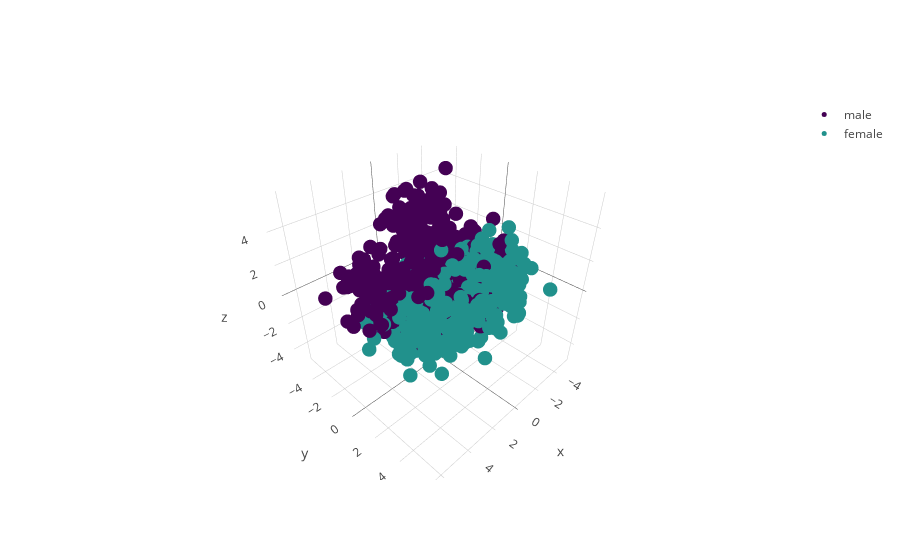

Notebook code cell kept with this figure:
### Code cell
# by gender
traces_for_plot_unique_sex = []
for key, value in sex_num.items():
    df = doc_vec_unique_id_df[doc_vec_unique_id_df['sex'] == value]
    traces_for_plot_unique_sex.append(df)

traces_unique_gender = []
for trace in traces_for_plot_unique_sex:
    trace1 = go.Scatter3d(
    x = trace['x'],
    y = trace['y'],
    z = trace['z'],
    mode='markers',
    name = genders[trace['sex'].values[0]],
    marker=dict(
        size=5,
        color= 'rgba' + str(cmap_sex[(trace['sex'].values[0])]),
    )
    )
    traces_unique_gender.append(trace1)

layout = go.Layout(showlegend=True)
# # Make a figure object
fig = go.Figure(data= traces_unique_gender, layout = layout)

# Send to Plotly and show in notebook
iplot(fig, filename='test1')

### Figure 1 — Plotly figure (JSON) as saved in the notebook; plotly's stock layout.template omitted (floating-point values rounded to 4 significant figures; data arrays with more than 128 entries replaced by an {"elided": "..."} marker saying what was removed)
{"data": [{"marker": {"color": "rgba(0.267004, 0.004874, 0.329415, 1.0)", "size": 5}, "mode": "markers", "name": "male", "type": "scatter3d", "uid": "6cefa770-ba96-11e8-b711-6c40088edaf6", "x": {"elided": "490 float values"}, "y": {"elided": "490 float values"}, "z": {"elided": "490 float values"}}, {"marker": {"color": "rgba(0.127568, 0.566949, 0.550556, 1.0)", "size": 5}, "mode": "markers", "name": "female", "type": "scatter3d", "uid": "6cefad2e-ba96-11e8-a726-6c40088edaf6", "x": {"elided": "490 float values"}, "y": {"elided": "490 float values"}, "z": {"elided": "490 float values"}}], "layout": {"showlegend": true}}
